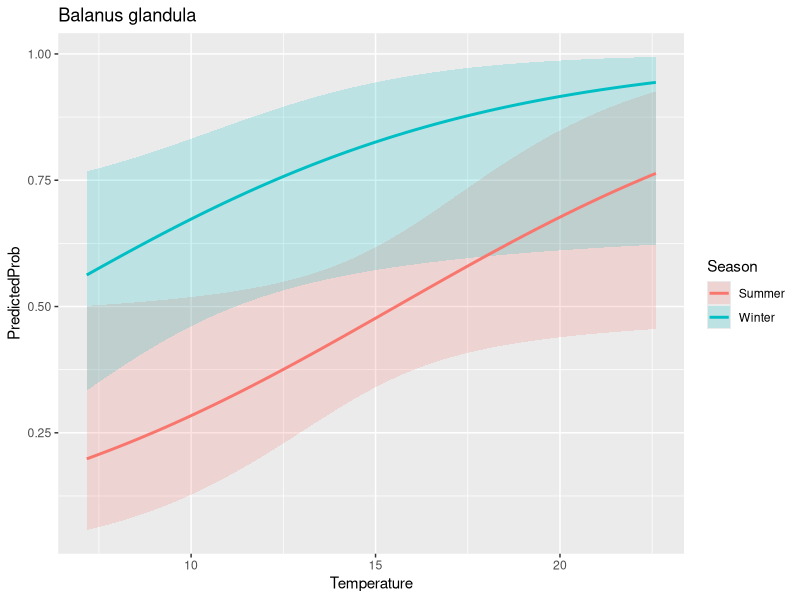

This chart was generated by the following R code:
# ============================================
# Joe's first attempt at logistic regression models
# for San Juan project
# Last edited: 05/18/2021
# ============================================
library('tidyverse')
library('dplyr')
library('ggplot2')

# by.sample.species already has technical replicates merged
by.sample.species <- read.csv('../data/by.sample.species.csv')
# all the good environmental data 
events <- read.csv('../data/events.joe.format.csv')

# filter out non-san juan data (comment out later)
SJI.sample.species <- by.sample.species # %>%
  #separate(col=sample, remove=FALSE, into=c("site", "date"), sep = 2) %>%
  #filter(site %in% c('LK','CP','FH')) 

# use all species detected at least once as a base 
# TODO need more practice with pivot_wider and pivot_longer  
presence.absence <- SJI.sample.species %>%
  select(sample, species, nReads) %>%
  pivot_wider(names_from=sample, values_from=nReads, values_fill=list(nReads=0))

presence.absence <- presence.absence %>%  
  pivot_longer(!species, names_to='sample', values_to='nReads') 

presence.absence <- presence.absence %>% 
  mutate(nReads = case_when(nReads == 0 ~ 0, nReads !=0 ~ 1)) %>%
  rename(presence=nReads)

# check to make sure the length of presence.absence makes sense - i think it does
#unique.species <- length(unique(SJI.sample.species$sample))
#unique.samples <- length(unique(SJI.sample.species$species))
#FH.unique.species <- length(unique(FH.sample.species$species))
#print(unique.species*unique.samples)

# connect with environmental data to use as continuous variables
presence.absence <- inner_join(presence.absence, events) 

# create site and date column in addition to "sample" 
presence.absence <- presence.absence %>%
  separate(col=sample, remove=FALSE, into=c("site", "date"), sep = 2) 

# now we can build a beautiful logistic model for every species
xtabsdf <- as.data.frame(xtabs(~ presence + sample, data = presence.absence))
presence.absence$sample <- factor(presence.absence$sample)
presence.absence$species <- factor(presence.absence$species)
presence.absence$site <- factor(presence.absence$site)
presence.absence$Area <- factor(presence.absence$Area)

# need list of dataframes for each species to make logit models more manageable 
p.a.species <- list()

# loop through all species, creating a dataframe for each 
for(i in unique(presence.absence$species)){
  print(i)
  one.species <- presence.absence %>%
    filter(species %in% c(i))
  p.a.species[[i]] <- one.species
  
}

# LOGIT FUNCTION =======================================
# takes species string -> returns logit object
# model takes season(factor), pH(cont) and temperature(cont) as inputs
# TODO make function take independent variables as inputs
# ======================================================
species_logit <- function(species_str){

  mylogit <- glm(presence ~ Season + pH_new + Temperature, data = p.a.species[[species_str]], family = "binomial", maxit=100)
  print(p.a.species[[species_str]])
  
  print(mylogit)
  confint(mylogit)
  
  return(mylogit)
  
  }
# ======================================================

# call the logit function 
test_logit <- species_logit('Balanus glandula')

# display results 
summary(test_logit)

# VISUAlIZE LOGIT MODEL AS PROBABILITY  ================
# takes logit object and species string as input
# holds pH constant to visualize temp gradient 
# ======================================================
max(presence.absence$Temperature)
min(presence.absence$Temperature)

plot_logit <- function(species_str, test_logit) {
  
  print(confint(test_logit))
  print(exp(cbind(OR = coef(test_logit), confint(test_logit))))
  
  # create range of temps, for both "Summer" and "Winter" factors, hold pH constant  
  newdata2 <- with(p.a.species[[species_str]], data.frame(
                Temperature = rep(seq(from = 7.17, to = 22.6, length.out = 100),2), 
                pH_new = mean(pH_new), 
                Season = factor(rep(c('Summer','Winter'), each = 100))))

  newdata3 <- cbind(newdata2, predict(test_logit, newdata = newdata2, type = "link",
                se = TRUE))

  newdata3 <- within(newdata3, {
    PredictedProb <- plogis(fit)
    LL <- plogis(fit - (1.96 * se.fit))
    UL <- plogis(fit + (1.96 * se.fit))
  })

  head(newdata3)
  
  # plot the output 
  x <- ggplot(newdata3, aes(x = Temperature, y = PredictedProb)) + geom_ribbon(aes(ymin = LL,
  ymax = UL, fill = Season), alpha = 0.2) + geom_line(aes(colour = Season),
  size = 1) + labs(title=species_str)
  
  return(x)
  }

plot_logit('Balanus glandula', test_logit)

# ======================================================
##TODO so i don't forget 
# replicate graph from Terrie's student's published paper for p/a data
# known spawning month for invertebrates nReads 
# habitat depth of detected organisms? 
